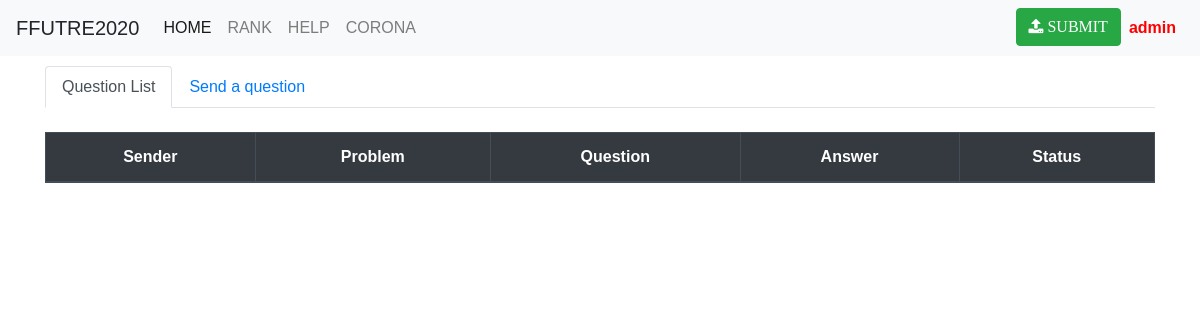
The app's page /help.php (signed in), older data.
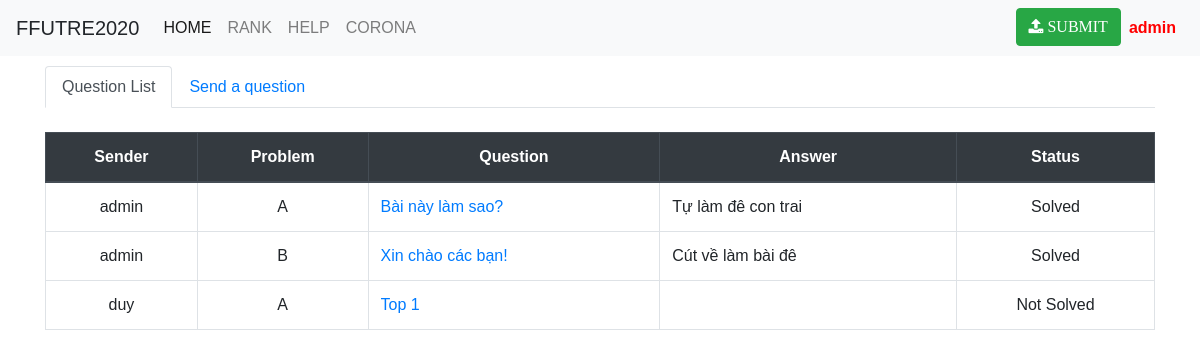
The same page, newer data.
### tables this page shows
CREATE TABLE `members` (
  `id` int(11) NOT NULL,
  `username` varchar(128) NOT NULL,
  `password` varchar(32) NOT NULL,
  `email` varchar(255) NOT NULL,
  `Name` varchar(255) NOT NULL,
  `admin` int(1) NOT NULL DEFAULT '0'
);

CREATE TABLE `cauhoi` (
  `id` int(11) NOT NULL,
  `username` varchar(50) NOT NULL,
  `mabai` varchar(10) NOT NULL,
  `question` text NOT NULL,
  `answer` text NOT NULL,
  `status` int(11) NOT NULL DEFAULT '0'
);

### help.php (the view, shortened to what this page needs)
<?php
include_once "dulieu/header.php";
?>
    <div class=container>
<?php
    if (isset($_SESSION['user_id'])) {
        $sql_query  = "SELECT * FROM cauhoi";
        $cauhoi1    = $conn->query($sql_query);
        $arr = array();
        while ($cauhoi     = mysqli_fetch_row($cauhoi1)) {
            array_push($arr, $cauhoi);
        }
        if (!isset($_GET['act']) && $_GET['act'] != "do1" && $_GET['act'] != "do") {
                    ?>
                <ul class="nav nav-tabs">
                    <li class="nav-item">
                    <a class="nav-link active" data-toggle="tab" href="#home">Question List</a>
                    </li>
                    <li class="nav-item">
                    <a class="nav-link" data-toggle="tab" href="#menu1">Send a question</a>
                    </li>
                </ul>
                <div class="tab-content">
                    <div id="home" class="tab-pane active">
                        <br>
                        <table class="table table-bordered table-hover">
                        <thead class="thead-dark">
                          <tr>
                            <th><center>Sender</center></th>
                            <th><center>Problem</center></th>
                            <th><center>Question</center></th>
                            <th><center>Answer</center></th>
                            <th><center>Status</center></th>
                          </tr>
                        </thead>
                        <tbody>
                            <?php
                            for ($i=0; $i<sizeof($arr); $i++) {
                                if ($arr[$i][5]) {
                                    $arr[$i][5] = "Solved";
                                } else {
                                    $arr[$i][5] = "Not Solved";
                                }
                            ?>
                                <tr>
                                <td><?php echo $arr[$i][1] ?></td>
                                <td><?php echo $arr[$i][2] ?></td>
                                <td><div class="a"><a href="?CBHT=help&dataid=<?php echo $i;?>"><?php echo $arr[$i][3] ?></a></div></td>
                                <td><div class="a"><?php echo $arr[$i][4] ?></div></td>
                                <td><?php echo $arr[$i][5] ?></td>
                                </tr>
                            <?php
                            }
                            ?>
                        </tbody>
                        </table>
                    </div>
                </div>
                <?php
        }
    } else {
        echo "Please login to continue!";
    }
?>
    </div>

### dulieu/header.php (shortened to what this page needs)
<?php
require_once("mysql.php");
?>
<!DOCTYPE html>
<html lang="vi">
<head>
    <link href="css/bootstrap.min.css" rel="stylesheet">
    <link href="css/style.css" rel="stylesheet">
    <link href="font-awesome/css/font-awesome.min.css" rel="stylesheet" type="text/css">
</head>
<body>
    <nav class="navbar navbar-expand-lg navbar-light bg-light fixed-top">
      <a class="navbar-brand">FFUTRE2020</a>
      <div class="collapse navbar-collapse" id="navbarTogglerDemo02">
        <ul class="navbar-nav mr-auto mt-2 mt-lg-0">
            <li <?php if (($_GET["CBHT"])==""){echo 'class="active"';} ?>>
                <a class="nav-link" href="./">HOME</a>
            </li>
            <li <?php if (($_GET["CBHT"])=="rank"){echo 'class="active"';} ?>>
                <a class="nav-link" href="./?CBHT=rank">RANK</a>
            </li>
            <li <?php if (($_GET["CBHT"])=="help"){echo 'class="active"';} ?>>
                <a class="nav-link" href="./?CBHT=help">HELP</a>
            </li>
            <li>
                <a class="nav-link" href="./corona.php">CORONA</a>
            </li>
        </ul>
            <ul class="nav navbar-nav navbar-right">
                <?php
                    if (isset($_SESSION['user_id']) || $_SESSION['user_id'] )
                    {
                        echo "<li "; if (($_GET["CBHT"])=="submit"){echo 'class="active"';} echo">
                        <a class='btn btn-success' href='./?CBHT=submit'><div class='fa fa-upload'> SUBMIT</div></a></li>";
                    }
                    $user_id = intval($_SESSION['user_id']);
                    $sql_query = "SELECT * FROM members WHERE id='{$user_id}'";
                    $member1 = $conn->query($sql_query);
                    $member = $member1->fetch_assoc();
                    if($member['Name'] != '') {
                        echo "
                        <div class='dropdown'>
                        <a class='nav-link' data-toggle='dropdown' href=>{$member['Name']}</a>
                        <div class='dropdown-menu dropdown-menu-right'>
                        <a class='dropdown-item' href='./?CBHT=edit'><div class='fa fa-refresh'> Change password</div></a>
                        "?> <?php if ($_SESSION['user_admin'] == 1)
                        {
                            echo "<a class='dropdown-item' href='./?CBHT=time'><div class='fa fa-edit'> Edit contest</div></a>
                            <a class='dropdown-item' href='./?CBHT=register'><div class='fa fa-user'> Add User</div></a>";
                        }?>
                        <?php echo
                        "
                        <div class='dropdown-divider'></div>
                        <a class='dropdown-item' href='./?CBHT=thoat'><div class='fa fa-sign-out'>Log out</div></a>
                        </div>
                        </div>
                        ";
                    }
                ?>
            </ul>
      </div>
    </nav>
    <div class='main'>

### css/style.css (style rules this page uses)
body { font-family: "Arial", sans-serif; }
td { text-align: center; }
div.a { text-align: left; white-space: nowrap; width: 150; overflow: hidden; text-overflow: ellipsis; }
.main { padding: 16px; margin-top: 50px; margin-bottom: 50px; }

Row changes from the older to the newer data that the page shows:
added cauhoi: username "admin", mabai "A", question "Bài này làm sao?", answer "Tự làm đê con trai", i "Solved"
added cauhoi: username "admin", mabai "B", question "Xin chào các bạn!", answer "Cút về làm bài đê", i "Solved"
added cauhoi: username "duy", mabai "A", question "Top 1", i "Not Solved"
